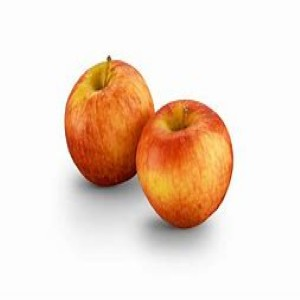
#> input picture data/ripe/apple_ripe_024.jpg, 300 x 300 px
$ python -i fruit_classifier.py   (imports and definitions only)
#> lines starting #> are read from the running program, lines starting #| are printed output that depends on the picture; after the words box and inside, x2 and y2 are one past the last pixel; in counts of white or black regions, pixels touching at a corner belong together
#> further down, picture is the input picture: shape (300, 300, 3); mean B, G, R 205.1, 219.7, 239.8
"""
fruit_classifier.py - Fruit Type Detection Module
Uses HSV color space analysis to identify fruit type (Mango / Banana / Apple)
Traditional CV approach: color histogram + HSV range masking
"""

import cv2
import numpy as np


# ─── HSV Color Ranges for Each Fruit ──────────────────────────────────────────
# HSV: Hue (0-179), Saturation (0-255), Value (0-255) in OpenCV
# These ranges capture the dominant colors associated with each fruit

FRUIT_COLOR_PROFILES = {
    'Mango': {
        # Mango: Yellow-orange to greenish-yellow hues
        'ranges': [
            # Yellow-orange range (ripe mango)
            (np.array([15, 80, 100]), np.array([35, 255, 255])),
            # Green-yellow range (raw mango)
            (np.array([35, 40, 80]), np.array([75, 255, 220])),
        ],
        'min_coverage': 0.12   # At least 12% of image must match
    },
    'Banana': {
        # Banana: Bright yellow to brownish-yellow
        'ranges': [
            # Bright yellow (fresh banana)
            (np.array([20, 100, 150]), np.array([35, 255, 255])),
            # Greenish-yellow (raw banana)
            (np.array([35, 60, 100]), np.array([55, 255, 230])),
        ],
        'min_coverage': 0.10
    },
    'Apple': {
        # Apple: Red (two HSV ranges because red wraps around 0/180)
        # + green for Granny Smith
        'ranges': [
            # Red range 1 (hue near 0)
            (np.array([0, 80, 80]), np.array([10, 255, 255])),
            # Red range 2 (hue near 180)
            (np.array([160, 80, 80]), np.array([179, 255, 255])),
            # Green apple range
            (np.array([40, 50, 80]), np.array([80, 255, 200])),
        ],
        'min_coverage': 0.08
    }
}


def classify_fruit(image: np.ndarray) -> dict:
    """
    Classify the fruit in the image using HSV color analysis.

    Algorithm:
    1. Convert image to HSV color space
    2. For each fruit, apply color masks and measure pixel coverage
    3. Score each fruit by weighted coverage
    4. Return the fruit with highest confidence score

    Args:
        image: BGR image array (from cv2.imread)

    Returns:
        dict with fruit_type, confidence, and color_scores
    """

    # ── Step 1: Preprocess Image ───────────────────────────────────────────
    # Resize for consistent analysis (300x300 pixels)
    img_resized = cv2.resize(image, (300, 300))

    # Apply slight Gaussian blur to reduce noise before color analysis
    img_blurred = cv2.GaussianBlur(img_resized, (5, 5), 0)

    # Convert BGR → HSV (HSV separates color from brightness, better for detection)
    hsv = cv2.cvtColor(img_blurred, cv2.COLOR_BGR2HSV)
#> hsv: shape (300, 300, 3); mean H, S, V 12.3, 42.9, 240

    total_pixels = hsv.shape[0] * hsv.shape[1]  # 300 * 300 = 90,000
#> total_pixels = 90000

    # ── Step 2: Score Each Fruit ───────────────────────────────────────────
    scores = {}

    for fruit_name, profile in FRUIT_COLOR_PROFILES.items():
        # Combine all color range masks for this fruit
        combined_mask = np.zeros((300, 300), dtype=np.uint8)

        for lower, upper in profile['ranges']:
            mask = cv2.inRange(hsv, lower, upper)
            combined_mask = cv2.bitwise_or(combined_mask, mask)

        # Clean up the mask with morphological operations
        # This removes small noise pixels and fills gaps
        kernel = np.ones((5, 5), np.uint8)
        combined_mask = cv2.morphologyEx(combined_mask, cv2.MORPH_CLOSE, kernel)
        combined_mask = cv2.morphologyEx(combined_mask, cv2.MORPH_OPEN, kernel)

        # Count matching pixels
        matched_pixels = cv2.countNonZero(combined_mask)
        coverage = matched_pixels / total_pixels

        scores[fruit_name] = coverage
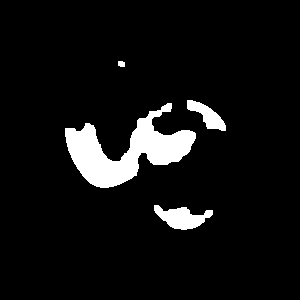
#> combined_mask: shape (300, 300); 6.7% white; 4 white regions, box (x1, y1, x2, y2) and area: (65, 103, 196, 188) 4671, (154, 205, 213, 230) 819, (187, 100, 226, 131) 536, (118, 61, 125, 67) 38
#> after the loop, scores = {'Mango': 0.0597, 'Banana': 0.00857, 'Apple': 0.0674}

    # ── Step 3: Determine Winner ───────────────────────────────────────────
    # Pick the fruit with highest color coverage score
    best_fruit = max(scores, key=scores.get)
#> best_fruit = 'Apple'
    best_score = scores[best_fruit]
#> best_score = 0.0674

    # ── Step 4: Confidence Calculation ────────────────────────────────────
    # Normalize confidence: compare best score vs sum of all scores
    total_score = sum(scores.values())
#> total_score = 0.136

    if total_score > 0:
        confidence = (best_score / total_score) * 100
#> confidence = 49.66
    else:
        confidence = 0.0

    # If confidence is too low, we're uncertain
    if best_score < 0.05:
        best_fruit = 'Unknown'
        confidence = 0.0

    # Round confidence percentage
    confidence = round(min(confidence, 99.0), 1)
#> confidence = 49.7

    return {
        'fruit_type': best_fruit,
        'confidence': confidence,
        'color_scores': {k: round(v * 100, 2) for k, v in scores.items()},
        'dominant_score': round(best_score * 100, 2)
    }


def get_fruit_shape_features(image: np.ndarray) -> dict:
    """
    Extract basic shape features as secondary classification support.
    Uses contour analysis on the fruit region.

    Returns basic shape metrics (aspect ratio, roundness).
    """
    gray = cv2.cvtColor(image, cv2.COLOR_BGR2GRAY)
    blurred = cv2.GaussianBlur(gray, (7, 7), 0)

    # Threshold to separate fruit from background
    _, thresh = cv2.threshold(blurred, 0, 255, cv2.THRESH_BINARY + cv2.THRESH_OTSU)

    # Find contours
    contours, _ = cv2.findContours(thresh, cv2.RETR_EXTERNAL, cv2.CHAIN_APPROX_SIMPLE)

    if not contours:
        return {'aspect_ratio': 1.0, 'roundness': 0.5}

    # Take the largest contour (assumed to be the fruit)
    largest = max(contours, key=cv2.contourArea)

    # Bounding rectangle
    x, y, w, h = cv2.boundingRect(largest)
    aspect_ratio = round(w / h if h > 0 else 1.0, 3)

    # Roundness: 4π·Area / Perimeter²  (1.0 = perfect circle)
    area = cv2.contourArea(largest)
    perimeter = cv2.arcLength(largest, True)
    if perimeter > 0:
        roundness = round((4 * np.pi * area) / (perimeter ** 2), 3)
    else:
        roundness = 0.5

    return {
        'aspect_ratio': aspect_ratio,
        'roundness': roundness
    }

>>> import cv2
>>> picture = cv2.imread('../data/ripe/apple_ripe_024.jpg')
>>> result = classify_fruit(picture)
#> result = 4 items

$ run again, on data/ripe/apple_ripe_030.jpg
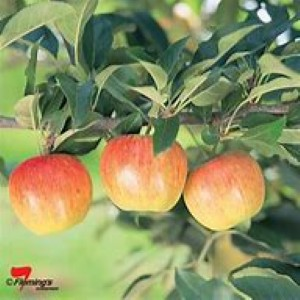
#> input picture data/ripe/apple_ripe_030.jpg, 300 x 300 px
#> picture is the input picture: shape (300, 300, 3); mean B, G, R 98.8, 144.3, 139.3
#> in classify_fruit, `img_blurred = cv2.GaussianBlur(img_resized, (5, 5), 0)`:
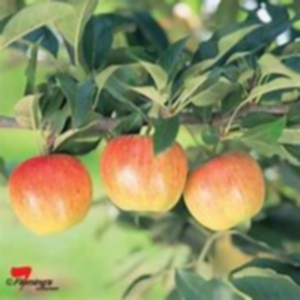
#> img_blurred: shape (300, 300, 3); mean B, G, R 98.8, 144.3, 139.3
#> hsv: shape (300, 300, 3); mean H, S, V 43.2, 95.9, 157.6
#> after the loop in classify_fruit, `for fruit_name, profile in FRUIT_COLOR_PROFILES.items():`:
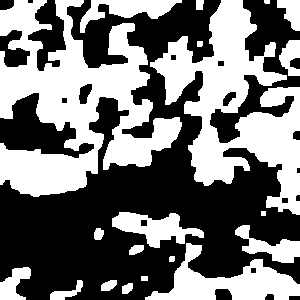
#> combined_mask: shape (300, 300); 45.9% white; 20 white regions, largest, box (x1, y1, x2, y2) and area: (0, 0, 182, 197) 17312, (150, 0, 300, 215) 13712, (145, 243, 300, 300) 3720
#> after the loop in classify_fruit, `for fruit_name, profile in FRUIT_COLOR_PROFILES.items():`: scores = {'Mango': 0.74, 'Banana': 0.46, 'Apple': 0.459}
#> best_fruit = 'Mango'
#> best_score = 0.74
#> total_score = 1.66
#> in classify_fruit, `confidence = (best_score / total_score) * 100`: confidence = 44.62
#> in classify_fruit, `confidence = round(min(confidence, 99.0), 1)`: confidence = 44.6
#> result = 4 items

$ run again, on data/ripe/apple_ripe_055.jpg
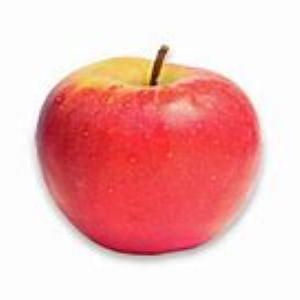
#> input picture data/ripe/apple_ripe_055.jpg, 300 x 300 px
#> picture is the input picture: shape (300, 300, 3); mean B, G, R 183, 184.2, 241.4
#> hsv: shape (300, 300, 3); mean H, S, V 56, 68.9, 241.6
#> after the loop in classify_fruit, `for fruit_name, profile in FRUIT_COLOR_PROFILES.items():`:
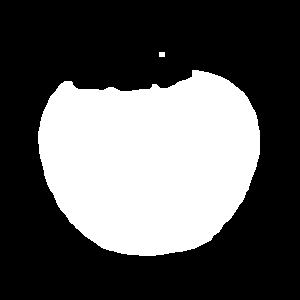
#> combined_mask: shape (300, 300); 35.5% white; 2 white regions, box (x1, y1, x2, y2) and area: (38, 70, 260, 256) 31915, (159, 52, 165, 57) 30
#> after the loop in classify_fruit, `for fruit_name, profile in FRUIT_COLOR_PROFILES.items():`: scores = {'Mango': 0.0286, 'Banana': 0.0178, 'Apple': 0.355}
#> best_fruit = 'Apple'
#> best_score = 0.355
#> total_score = 0.401
#> in classify_fruit, `confidence = (best_score / total_score) * 100`: confidence = 88.45
#> in classify_fruit, `confidence = round(min(confidence, 99.0), 1)`: confidence = 88.5
#> result = 4 items

$ run again, on data/ripe/apple_ripe_192.jpg
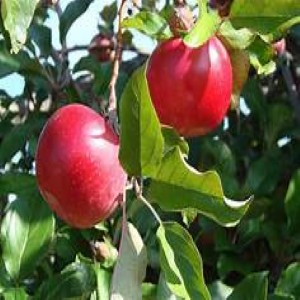
#> input picture data/ripe/apple_ripe_192.jpg, 300 x 300 px
#> picture is the input picture: shape (300, 300, 3); mean B, G, R 64, 95.5, 100
#> in classify_fruit, `img_blurred = cv2.GaussianBlur(img_resized, (5, 5), 0)`:
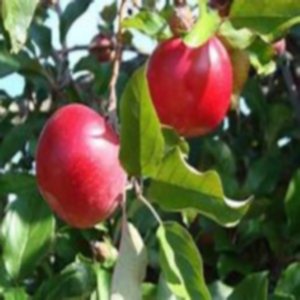
#> img_blurred: shape (300, 300, 3); mean B, G, R 64, 95.5, 100
#> hsv: shape (300, 300, 3); mean H, S, V 63.5, 132.2, 117.5
#> after the loop in classify_fruit, `for fruit_name, profile in FRUIT_COLOR_PROFILES.items():`:
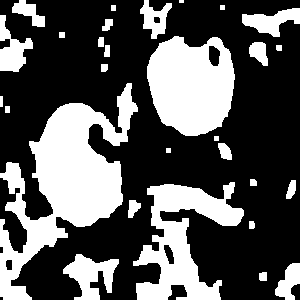
#> combined_mask: shape (300, 300); 34.1% white; 29 white regions (1 under 20 px), largest, box (x1, y1, x2, y2) and area: (0, 83, 138, 300) 11845, (147, 36, 235, 136) 6690, (133, 182, 244, 300) 5933
#> after the loop in classify_fruit, `for fruit_name, profile in FRUIT_COLOR_PROFILES.items():`: scores = {'Mango': 0.318, 'Banana': 0.178, 'Apple': 0.341}
#> best_fruit = 'Apple'
#> best_score = 0.341
#> total_score = 0.837
#> in classify_fruit, `confidence = (best_score / total_score) * 100`: confidence = 40.76
#> in classify_fruit, `confidence = round(min(confidence, 99.0), 1)`: confidence = 40.8
#> result = 4 items
